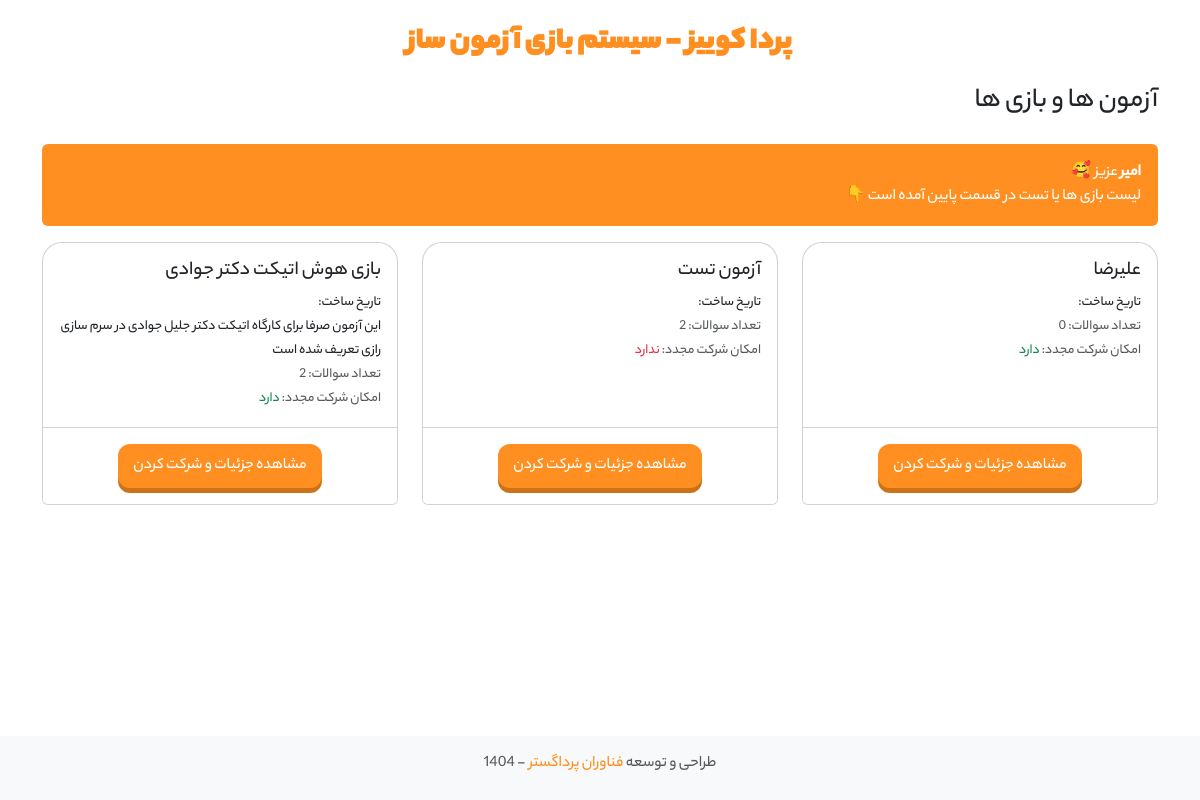
The app's page /quizzes/ (signed in) with its own data.
### quiz/models.py (models this page shows, shortened)
class Quiz(models.Model):
    title = models.CharField(max_length=200)
    description = models.TextField(blank=True)
    created_at = models.DateTimeField(auto_now_add=True)
    allow_retake = models.BooleanField(default=True, verbose_name='امکان شرکت مجدد')

### quiz/views.py (the view)
# urls.py: path('quizzes/', views.quiz_list, name='quiz_list'),
@login_required
def quiz_list(request):
    quizzes = Quiz.objects.all().order_by('-created_at')
    context = {
        'title': 'لیست آزمون‌ها',
        'quizzes': quizzes
    }
    return render(request, 'quiz/quiz_list2.html', context)

### quiz/templatetags/quiz_filters.py (called while the page is built)
@register.filter
def jalali_date(value, format_string="%Y/%m/%d"):
    if not value:
        return ""
    try:
        if is_aware(value):
            tehran_tz = pytz.timezone('Asia/Tehran')
            value = value.astimezone(tehran_tz)
        else:
            if settings.USE_TZ:
                tehran_tz = pytz.timezone('Asia/Tehran')
                value = tehran_tz.localize(value)
        jalali_dt = jdatetime.datetime.fromgregorian(datetime=value)
        result = jalali_dt.strftime(format_string)
        persian_numbers = {
            '0': '۰', '1': '۱', '2': '۲', '3': '۳', '4': '۴',
            '5': '۵', '6': '۶', '7': '۷', '8': '۸', '9': '۹'
        }
        for en, fa in persian_numbers.items():
            result = result.replace(en, fa)
        return result
    except Exception as e:
        return str(value)  # در صورت خطا، همان مقدار اولیه را برمی‌گرداند

### templates/quiz/quiz_list2.html
{% extends 'base.html' %}
{% load static %}
{% load quiz_filters %}
{% block content %}
<h3 class="mb-4">آزمون ها و بازی ها</h3>
<div class="alert alert-orange"><b>{{request.user.first_name}}</b> عزیز 🥰
<br>
لیست بازی ها یا تست در قسمت پایین آمده است 👇
</div>
{% if quizzes %}
<div class="row">
    {% for quiz in quizzes %}
    <div class="col-md-4 mb-4">
        <div class="card h-100 " style="border-top-right-radius: 20px;border-top-left-radius: 20px;">
            <div class="card-body" >
                <h5 class="card-title">{{ quiz.title }}</h5>
                <small>تاریخ ساخت: {{quiz.created_at|jalali_date}}</small>
                <br>
                <small class="card-text">{{ quiz.description|truncatewords:20 }}</small>
                <p class="card-text">
                    <small class="text-muted">تعداد سوالات: {{ quiz.questions.count }}</small>
                    <br>
                    <small class="text-muted">امکان شرکت مجدد: {% if quiz.allow_retake %}<span class="text-success">دارد</span>{% else %}<span class="text-danger">ندارد</span>{% endif %}</small>
                </p>
            </div>
            <div class="card-footer text-center bg-white ">
                <a href="{% url 'quiz:quiz_detail' quiz.id %}" class="btn btn-3d-orange">مشاهده جزئیات و شرکت کردن</a>
            </div>
        </div>
    </div>
    {% endfor %}
</div>
{% else %}
<div class="alert alert-info">
    در حال حاضر هیچ آزمونی موجود نیست.
</div>
{% endif %}
{% endblock %}

### static/css/style.css (style rules this page uses)
body { font-family: 'YekanBakhMedium'; }
a { text-decoration: none !important; }
.btn-3d-orange { font-size: 16px; display: inline-block; padding: 10px 15px; margin: 8px; background-color: #ff8f20; color: white; text-decoration: none; border-radius: 12px; border: none; box-shadow: 0 5px 0 #cc731a, 0 8px 10px rgba(255, 255, 255, 0.2); transition: all 0.1s ease; position: relative; top: 0; }
.alert-orange { background-color: #ff8f20 !important; color: white; }

### records on screen
Quiz: title "علیرضا", questions.count "0", allow_retake "دارد"
Quiz: title "آزمون تست", questions.count "2", allow_retake "ندارد"
Quiz: title "بازی هوش اتیکت دکتر جوادی", description "این آزمون صرفا برای کارگاه اتیکت دکتر جلیل جوادی در سرم سازی رازی تعریف شده است", questions.count "2", allow_retake "دارد"

### other values on screen
{{ request.user.first_name }} "امیر"
